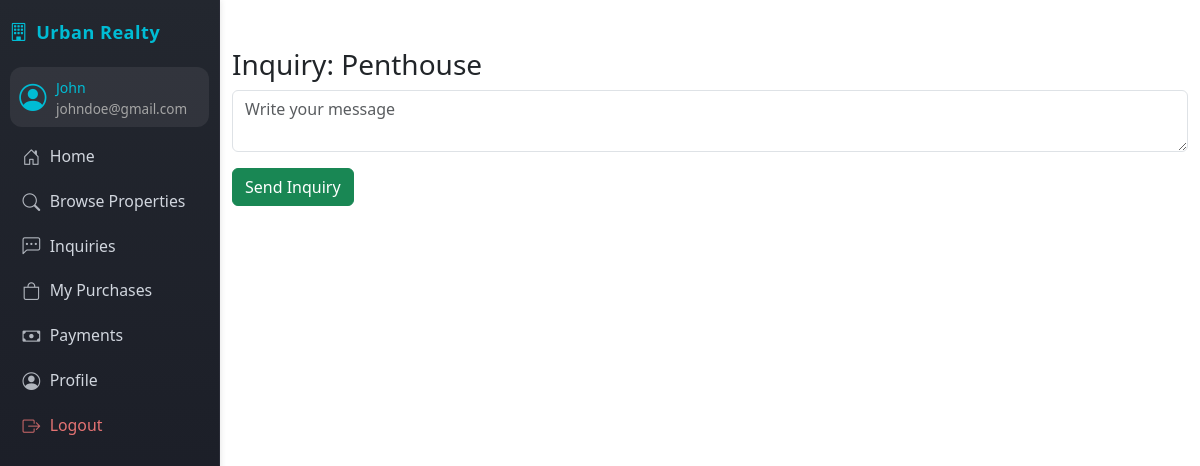
Page /inquiries/send_inquiry.php?id=2 (signed in) on the committed database.
### tables this page shows
CREATE TABLE `users` (
  `id` int(11) NOT NULL AUTO_INCREMENT,
  `username` varchar(100) DEFAULT NULL,
  `password` varchar(255) DEFAULT NULL,
  `email` varchar(100) DEFAULT NULL,
  `role` enum('admin','agent','client') DEFAULT NULL,
  `created_at` datetime DEFAULT current_timestamp(),
  PRIMARY KEY (`id`),
  UNIQUE KEY `username` (`username`),
  UNIQUE KEY `email` (`email`)
);

CREATE TABLE `properties` (
  `id` int(11) NOT NULL AUTO_INCREMENT,
  `agent_id` int(11) DEFAULT NULL,
  `title` varchar(255) DEFAULT NULL,
  `description` text DEFAULT NULL,
  `price` decimal(12,2) DEFAULT NULL,
  `location` varchar(100) DEFAULT NULL,
  `type` enum('apartment','house','land','commercial') DEFAULT NULL,
  `image` varchar(255) DEFAULT NULL,
  `status` enum('available','sold') DEFAULT 'available',
  `created_at` datetime DEFAULT current_timestamp(),
  PRIMARY KEY (`id`),
  KEY `agent_id` (`agent_id`),
  CONSTRAINT `properties_ibfk_1` FOREIGN KEY (`agent_id`) REFERENCES `users` (`id`)
);

### inquiries/send_inquiry.php (the view, shortened to what this page needs)
<?php require_once('../includes/auth.php'); require_once('../includes/db.php');
$pid=intval($_GET['id']);
$p=$conn->query("SELECT title FROM properties WHERE id=$pid")->fetch_assoc();
?>
<!DOCTYPE html>
<html><head>
<link rel="stylesheet" href="../assets/css/bootstrap.min.css">
</head>
<body>
    <?php include('../includes/sidebar.php'); ?>
<div class="container mt-5">
    <h3>Inquiry: <?=$p['title']?></h3>
    <form method="post">
        <div class="mb-3"><textarea name="message" class="form-control" required placeholder="Write your message"></textarea></div>
        <button class="btn btn-success">Send Inquiry</button>
    </form>
</div>
</body>
</html>

### includes/sidebar.php (shortened to what this page needs)
<?php
$role = $_SESSION['role'];
$user_id = $_SESSION['user_id'] ?? null;
$user_name = '';
$user_email = '';
if ($user_id) {
    $user_res = $conn->query("SELECT username,email FROM users WHERE id=$user_id");
    if ($user_res && $user_res->num_rows) {
        $u = $user_res->fetch_assoc();
        $user_name = htmlspecialchars($u['username']);
        $user_email = htmlspecialchars($u['email']);
    }
}
?>
<head>
    <link rel="stylesheet" href="https://cdn.jsdelivr.net/npm/bootstrap-icons@1.11.3/font/bootstrap-icons.min.css">
</head>
<nav class="sidebar">
    <div class="sidebar-brand">
        <i class="bi bi-building"></i> Urban Realty
    </div>
    <div class="user-mini-profile mb-2">
        <i class="bi bi-person-circle"></i>
        <div class="user-details">
            <span><?= $user_name ?: ucfirst($role) ?></span>
            <small style="color:#a5a5a5;font-size:0.95em;"><?= $user_email ?></small>
        </div>
    </div>
    <ul class="nav flex-column">
        <?php if($role=='admin'): ?>
            <li><a href="../dashboards/admin_dashboard.php" class="nav-link <?=strpos($_SERVER['PHP_SELF'],'admin_analytics.php')!==false?'active':''?>"><i class="bi bi-speedometer2"></i> Dashboard</a></li>
            <li><a href="../users/manage_users.php" class="nav-link <?=strpos($_SERVER['PHP_SELF'],'manage_users.php')!==false?'active':''?>"><i class="bi bi-people"></i> Users</a></li>
            <li><a href="../properties/manage_properties.php" class="nav-link <?=strpos($_SERVER['PHP_SELF'],'manage_properties.php')!==false?'active':''?>"><i class="bi bi-house-gear"></i> Properties</a></li>
            <li><a href="../sales/view_sales.php" class="nav-link <?=strpos($_SERVER['PHP_SELF'],'view_sales.php')!==false?'active':''?>"><i class="bi bi-bag-check"></i> Sales</a></li>
            <li><a href="../payments/view_payments.php" class="nav-link <?=strpos($_SERVER['PHP_SELF'],'view_payments.php')!==false?'active':''?>"><i class="bi bi-cash-stack"></i> Payments</a></li>
        <?php else: ?>
            <li><a href="../dashboards/client_dashboard.php" class="nav-link <?=strpos($_SERVER['PHP_SELF'],'client_dashboard.php')!==false?'active':''?>"><i class="bi bi-house-door"></i> Home</a></li>
            <li><a href="../properties/browse.php" class="nav-link <?=strpos($_SERVER['PHP_SELF'],'browse.php')!==false?'active':''?>"><i class="bi bi-search"></i> Browse Properties</a></li>
            <li><a href="../inquiries/my_inquiries.php" class="nav-link <?=strpos($_SERVER['PHP_SELF'],'my_inquiries.php')!==false?'active':''?>"><i class="bi bi-chat-left-dots"></i> Inquiries</a></li>
            <li><a href="../sales/view_sales.php" class="nav-link <?=strpos($_SERVER['PHP_SELF'],'view_sales.php')!==false?'active':''?>"><i class="bi bi-bag"></i> My Purchases</a></li>
            <li><a href="../payments/view_payments.php" class="nav-link <?=strpos($_SERVER['PHP_SELF'],'view_payments.php')!==false?'active':''?>"><i class="bi bi-cash"></i> Payments</a></li>
            <li><a href="../users/profile.php" class="nav-link <?=strpos($_SERVER['PHP_SELF'],'profile.php')!==false?'active':''?>"><i class="bi bi-person-circle"></i> Profile</a></li>
        <?php endif; ?>
        <li><a href="../auth/logout.php" class="nav-link text-danger"><i class="bi bi-box-arrow-right"></i> Logout</a></li>
    </ul>
</nav>

### includes/sidebar.php (style rules this page uses)
.sidebar { position: fixed; top: 0; left: 0; height: 100vh; width: 220px; background: linear-gradient(180deg,#23272f 0,#171923 100%); color: #fff; padding: 1.2rem 0.6rem 1rem 0.6rem; z-index: 1000; border-right: 1px solid #292b36; box-shadow: 1px 0 6px rgba(0,0,0,0.09); display: flex; flex-direction: column; font-size: 0.96rem; overflow-y: auto; min-height: 0; max-height: 100vh; }
.sidebar-brand { font-size: 1.13rem; font-weight: 600; letter-spacing: .5px; margin-bottom: 1.3rem; color: #00bcd4; display: flex; align-items:center; gap: 0.5rem; }
.sidebar .user-mini-profile { background: rgba(255,255,255,0.07); border-radius: .75rem; padding: .6rem .6rem .5rem .6rem; margin-bottom: 1.5rem; font-size: .89rem; display: flex; align-items: center; gap: 0.6rem; }
.sidebar .user-mini-profile .bi-person-circle { font-size: 1.7rem; color: #00bcd4; }
.sidebar .user-mini-profile .user-details span { display: block; color: #00bcd4; font-weight: 500; margin-bottom: 0; font-size: 0.99em; }
.sidebar .nav { flex: 1 1 auto; margin-bottom: 1.4rem; }
.sidebar .nav-link { color: #d1d6de; margin-bottom: .10rem; padding: .52rem 0.8rem; font-size: 0.99rem; border-radius: .6rem; display: flex; align-items: center; gap: .60rem; transition: background .14s, color .13s; font-weight: 500; }
.sidebar .nav-link .bi { font-size: 1.12em; opacity: 0.82; }
.sidebar .nav-link.text-danger { color: #e57373 !important; }
body { margin-left: 220px !important; }

### rows in the picture
users: username "John", email "johndoe@gmail.com"
properties: title "Penthouse"
